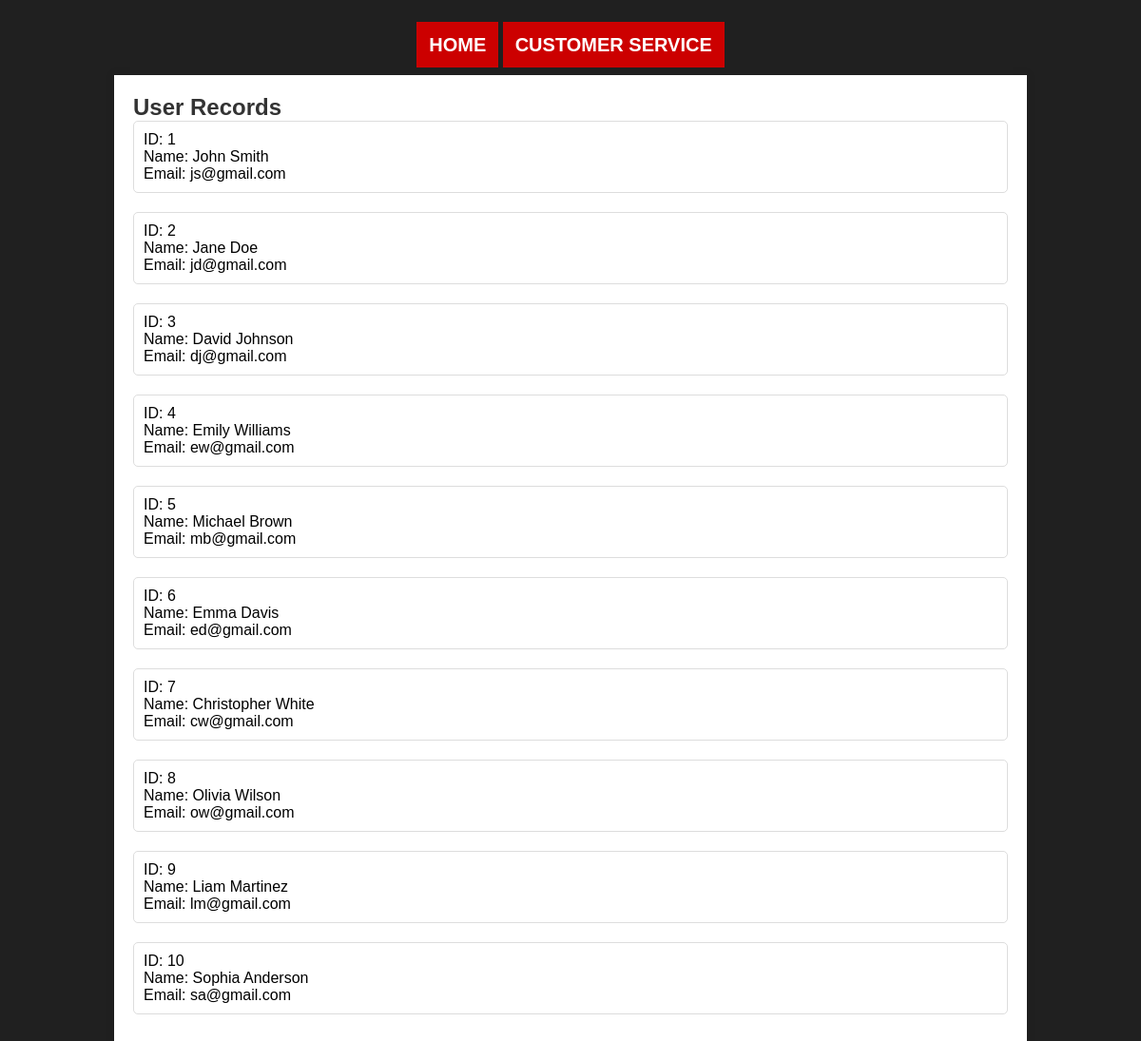
Page /php/customer_display.php on the committed database.
### tables this page shows
CREATE TABLE LoginDetails 
(
    userID INT AUTO_INCREMENT PRIMARY KEY,
    userName VARCHAR(20),
    email VARCHAR(50),
    phone VARCHAR(50),
    password VARCHAR(20) NOT NULL
);

### php/customer_display.php (the view, shortened to what this page needs)
<!DOCTYPE html>
<html lang="en">
<head>
    <link rel="stylesheet" href="../css/customer.css">
    <link rel="stylesheet" href="../css/header-footer.css">
</head>
<body>
    <br><br>
    <div class="button-row" align="center">
        <a href="../html/home.html" class="links">HOME</a>
        <a href="../html/customer.html" class="links">CUSTOMER SERVICE</a>
    </div>
    <div class="container">
        <h2>User Records</h2>
        <?php
            $conn = mysqli_connect("localhost", "root", "", "BMSystem");
            $query = "SELECT * FROM LoginDetails";
            $r1 = mysqli_query($conn, $query);
            if ($r1) {
                $n = mysqli_num_rows($r1);
                if ($n > 0) {
                    while ($info = mysqli_fetch_array($r1)) {
                        echo '<div class="record">';
                        echo '<p>ID: ' . $info['userID'] . '</p>';
                        echo '<p>Name: ' . $info['userName'] . '</p>';
                        echo '<p>Email: ' . $info['email'] . '</p>';
                        echo '</div>';
                    }
                } else {
                    echo "<br> No records found";
                }
            } else {
                echo "<br>Error in search operation: " . mysqli_error($conn);
                exit();
            }
        ?>
    </div>
</body>
</html>

### css/customer.css (style rules this page uses)
* { box-sizing: border-box; padding: 0px; margin: 0px; }
body { background-color: #212121; }

### css/header-footer.css (style rules this page uses)
.links { text-decoration: none; color: white; background-color: #c00; padding: 13px; font-size: 20px; font-weight: bolder; }

### php/customer_display.php (style rules this page uses)
body { font-family: Arial, sans-serif; background-color: #202020; margin: 0; padding: 0; }
.container { width: 80%; margin: 20px auto; background-color: #fff; padding: 20px; box-shadow: 0 0 10px rgba(0, 0, 0, 0.1); }
h2 { color: #333; }
.record { margin-bottom: 20px; padding: 10px; border: 1px solid #ddd; border-radius: 5px; }

### rows in the picture
logindetails: userID "1", userName "John Smith", email "js@gmail.com"
logindetails: userID "2", userName "Jane Doe", email "jd@gmail.com"
logindetails: userID "3", userName "David Johnson", email "dj@gmail.com"
logindetails: userID "4", userName "Emily Williams", email "ew@gmail.com"
logindetails: userID "5", userName "Michael Brown", email "mb@gmail.com"
logindetails: userID "6", userName "Emma Davis", email "ed@gmail.com"
logindetails: userID "7", userName "Christopher White", email "cw@gmail.com"
logindetails: userID "8", userName "Olivia Wilson", email "ow@gmail.com"
logindetails: userID "9", userName "Liam Martinez", email "lm@gmail.com"
logindetails: userID "10", userName "Sophia Anderson", email "sa@gmail.com"
